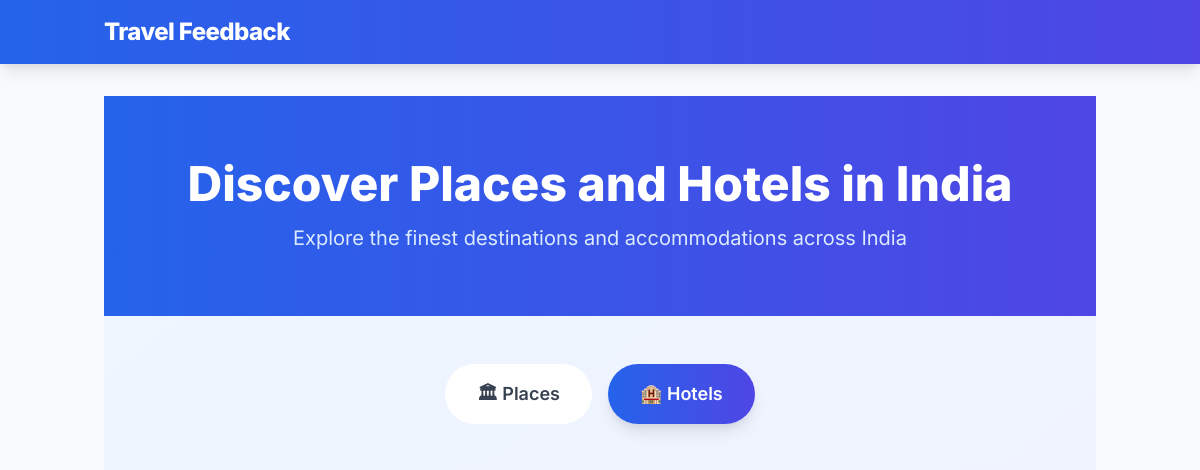
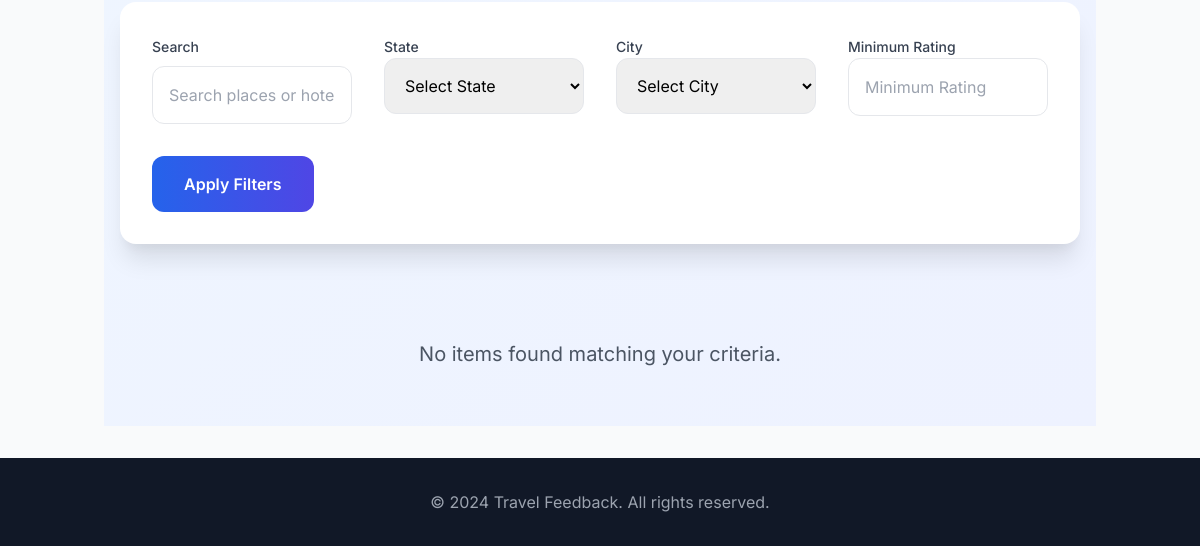
The app's page /?view=hotels, older data (2 pictures, top to bottom).
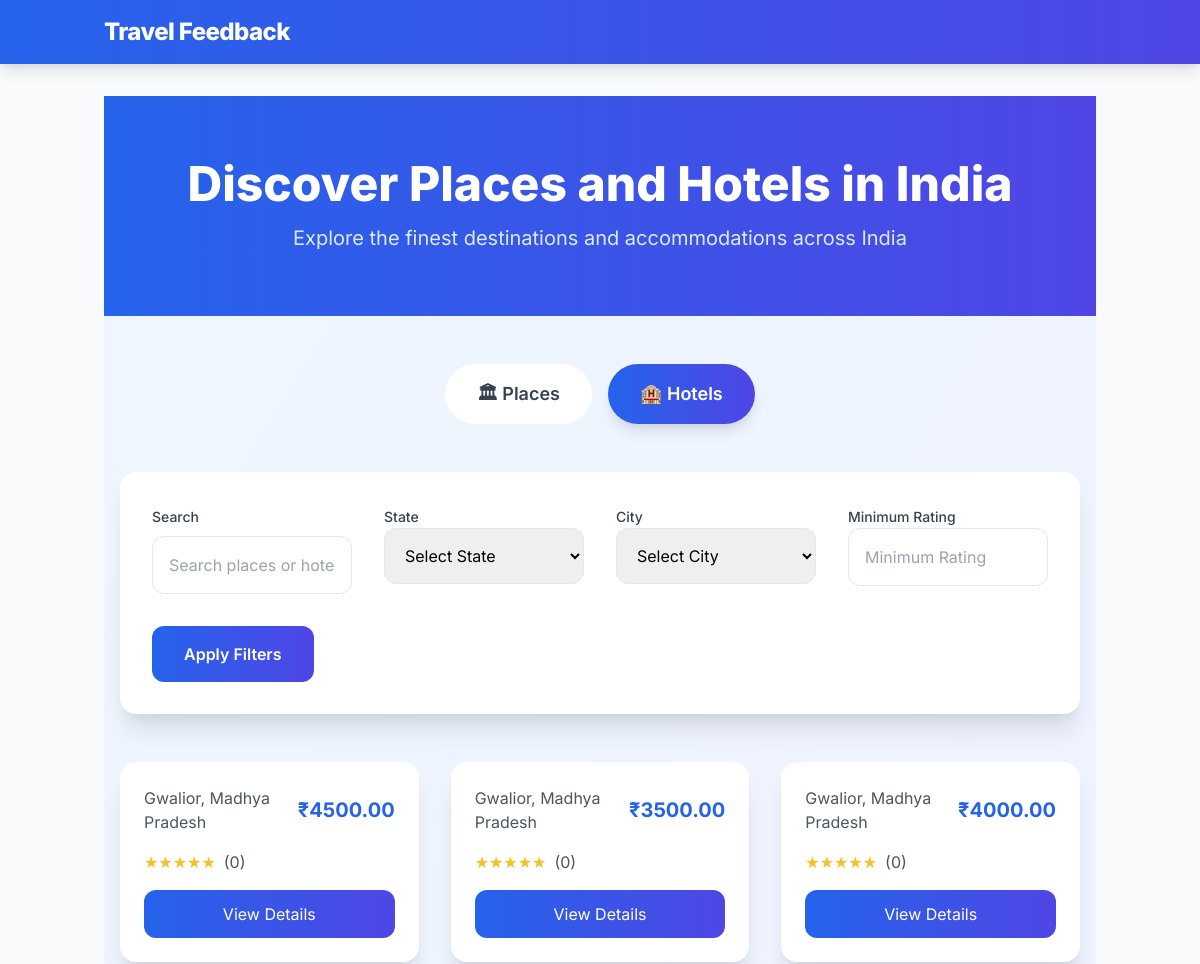
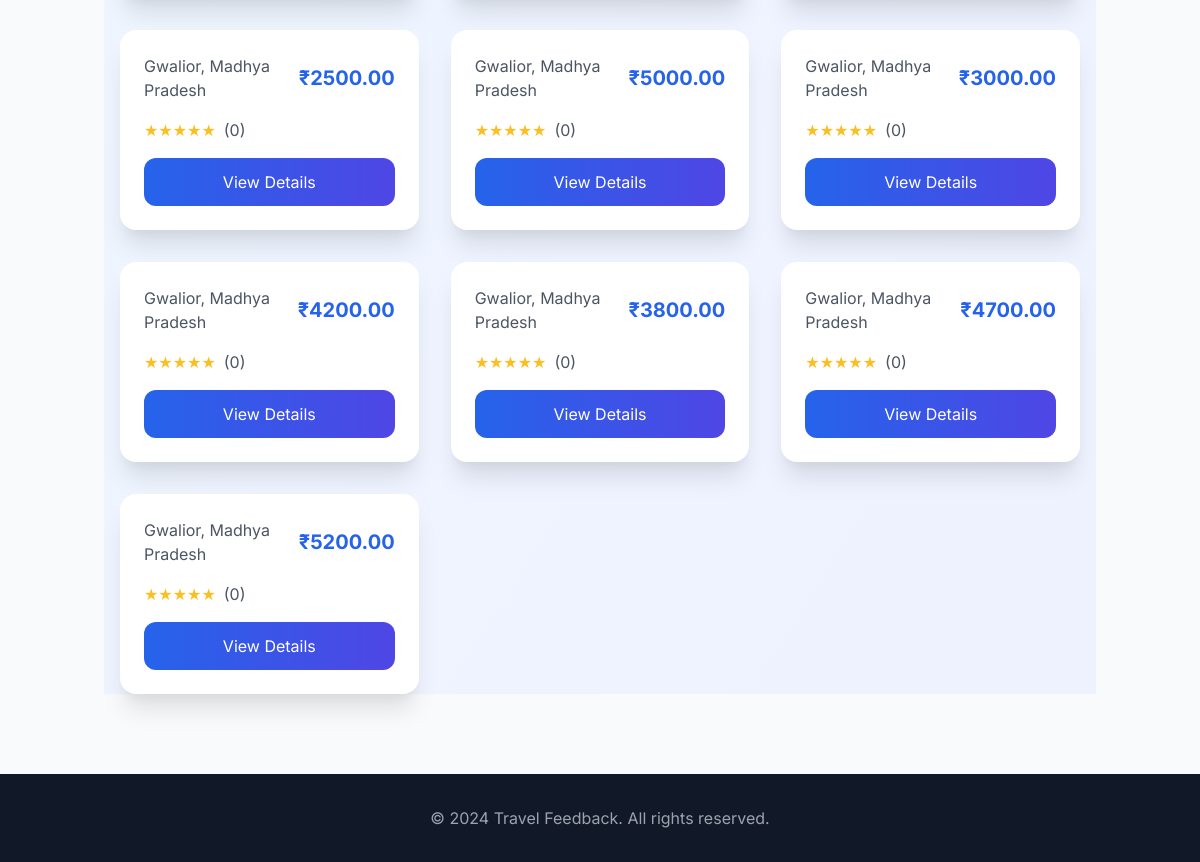
The same page, newer data (2 pictures, top to bottom).
### places/models.py (models this page shows, shortened)
class Hotel(models.Model):
    name = models.CharField(max_length=100)
    city = models.CharField(max_length=50)
    state = models.CharField(max_length=50)
    description = models.TextField()
    price = models.DecimalField(
        max_digits=10,
        decimal_places=2,
        validators=[MinValueValidator(0)]
    )
    image = models.ImageField(upload_to='hotels/', null=True, blank=True)
    booking_url = models.URLField(max_length=200, null=True, blank=True)
    created_at = models.DateTimeField(auto_now_add=True)
    updated_at = models.DateTimeField(auto_now=True)
    def average_rating(self):
        avg = self.reviews.aggregate(models.Avg('rating'))['rating__avg']
        return round(avg, 1) if avg else 0

### places/views.py (the view)
# urls.py: path('', views.dashboard, name='dashboard'),
def dashboard(request):
    view_type = request.GET.get('view', 'places')
    if view_type == 'hotels':
        items = Hotel.objects.all()
    else:
        items = Place.objects.all()
    search_query = request.GET.get('search')
    state = request.GET.get('state')
    city = request.GET.get('city')
    min_rating = request.GET.get('min_rating')
    if search_query:
        items = items.filter(
            Q(name__icontains=search_query) |
            Q(description__icontains=search_query)
        )
    if state:
        items = items.filter(state__iexact=state)
    if city:
        items = items.filter(city__iexact=city)
    if min_rating:
        items = [p for p in items if p.average_rating() >= float(min_rating)]
    context = {
        'items': items,
        'states': Place.objects.values_list('state', flat=True).distinct(),
        'cities': Place.objects.values_list('city', flat=True).distinct(),
        'view_type': view_type,
    }
    return render(request, 'places/dashboard.html', context)

### places/templates/places/dashboard.html (shortened to what the changed rows need)
{% extends 'places/base.html' %}
{% block content %}
<div class="min-h-screen bg-gradient-to-br from-blue-50 to-indigo-50">
  <div class="relative py-16 mb-12 bg-gradient-to-r from-blue-600 to-indigo-600">
    <div class="container mx-auto px-4">
      <h1 class="text-5xl font-extrabold text-white text-center mb-4 animate-fade-in-down">
        Discover Places and Hotels in India
      </h1>
    </div>
  </div>
  <div class="container mx-auto px-4">
    <div class="grid grid-cols-1 md:grid-cols-2 lg:grid-cols-3 gap-8 mb-12">
      {% for item in items %}
      <div class="bg-white rounded-2xl shadow-xl overflow-hidden transform transition-all duration-300 hover:-translate-y-2 hover:shadow-2xl">
        <div class="p-6 space-y-4">
          <div class="flex items-center justify-between">
            <p class="text-gray-600">{{ item.city }}, {{ item.state }}</p>
            <p class="text-xl font-bold text-blue-600">₹{{ item.price }}</p>
          </div>
          <div class="flex items-center space-x-2">
            <div class="flex items-center">
              {% for i in "12345" %}
              <span class="text-yellow-400 {% if forloop.counter <= item.average_rating|floatformat:"0" %}fill-current{% else %}text-gray-300{% endif %}">★</span>
              {% endfor %}
            </div>
            <span class="text-gray-600">({{ item.average_rating }})</span>
          </div>
          <a href="{% if view_type == 'places' %}{% url 'place_detail' item.pk %}{% else %}{% url 'hotel_detail' item.pk %}{% endif %}"
            class="block text-center bg-gradient-to-r from-blue-600 to-indigo-600 text-white px-6 py-3 rounded-xl hover:shadow-lg transform transition-all duration-300 hover:-translate-y-1">
            View Details
          </a>
        </div>
      </div>
      {% empty %}
      <div class="col-span-full text-center py-12">
        <p class="text-xl text-gray-600">No items found matching your criteria.</p>
      </div>
      {% endfor %}
    </div>
  </div>
</div>
{% endblock %}

Row changes from the older to the newer data that the page shows:
added Hotel: city "Gwalior", state "Madhya Pradesh", price "4500.00", average_rating "0"
added Hotel: city "Gwalior", state "Madhya Pradesh", price "3500.00", average_rating "0"
added Hotel: city "Gwalior", state "Madhya Pradesh", price "4000.00", average_rating "0"
added Hotel: city "Gwalior", state "Madhya Pradesh", price "2500.00", average_rating "0"
added Hotel: city "Gwalior", state "Madhya Pradesh", price "5000.00", average_rating "0"
added Hotel: city "Gwalior", state "Madhya Pradesh", price "3000.00", average_rating "0"
added Hotel: city "Gwalior", state "Madhya Pradesh", price "4200.00", average_rating "0"
added Hotel: city "Gwalior", state "Madhya Pradesh", price "3800.00", average_rating "0"
added Hotel: city "Gwalior", state "Madhya Pradesh", price "4700.00", average_rating "0"
added Hotel: city "Gwalior", state "Madhya Pradesh", price "5200.00", average_rating "0"
Text that changed along with them:
text no longer shown: "No items found matching your criteria."
